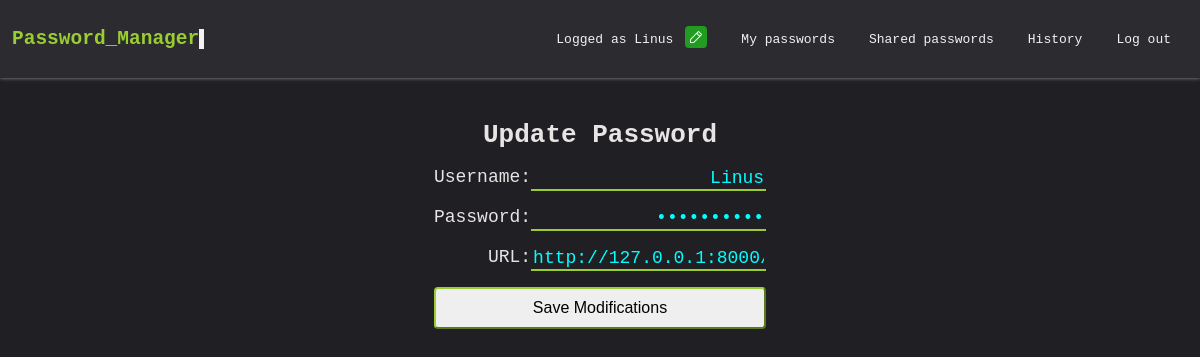
The page /update_item/12 (signed in) on the database as committed earlier.
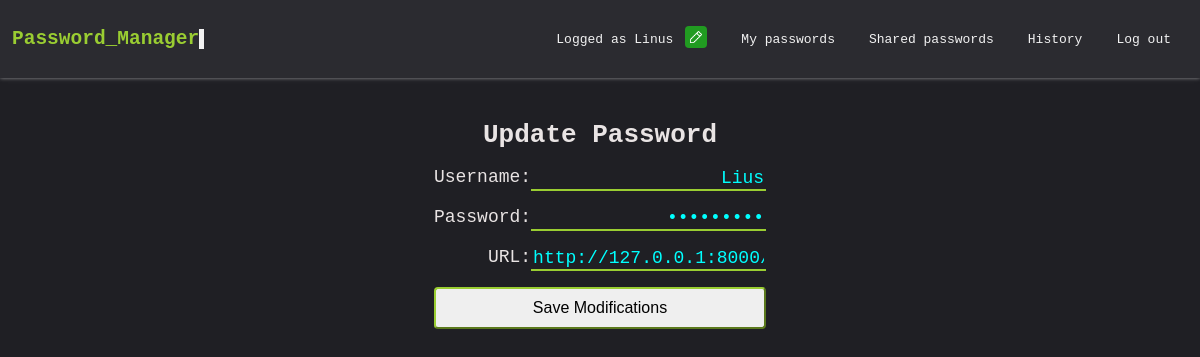
The same page on the database as committed later.
### app/models.py (models this page shows)
class Item(Model):
    user_name = models.CharField(blank=False, null=False, max_length=255)
    password = models.CharField(blank=False, null=False, max_length=255)
    url = models.CharField(blank=False, null=False, max_length=255)
    creation_date = models.DateTimeField(auto_now_add=True)
    last_modification_date = models.DateTimeField(auto_now=True)
    creation_user = models.ForeignKey(User, on_delete=models.CASCADE)
    password_score = models.CharField(blank=False, null=True, max_length=255)

### app/views.py (the view, shortened to what this page needs)
# urls.py: path("update_item/<item_id>", update_item, name="update_item"),
@login_required
@require_http_methods(["GET", "POST"])
def update_item(request, item_id):
    try:
        item = Item.objects.get(id=item_id)
    except Item.DoesNotExist:
        error = "404"
        message = "Password not found"
        return render(
            request,
            "error.html",
            context={
                "message": message,
                "error": error,
            },
        )
    reverse_url = reverse("update_item", args=[item.id])
    item.user_name = crypter.decrypt(item.user_name.encode()).decode()
    item.password = crypter.decrypt(item.password.encode()).decode()
    item.url = crypter.decrypt(item.url.encode()).decode()
    return render(
        request,
        "form_item_update.html",
        context={"item": item, "reverse_url": reverse_url},
    )

### templates/form_item_update.html (shortened to what this page needs)
{% load static %}
<!DOCTYPE html>
<html>
<head>
  <link rel="stylesheet" href="{% static 'css/app.css' %}" type="text/css">
  <link rel="stylesheet" href="{% static 'css/compute_item.css' %}" type="text/css">
  <link rel="stylesheet" href="{% static 'css/navigation_bar.css' %}" type="text/css">
</head>
<body>
  {% include 'navigation_bar.html' %}
  <div class="compute-item">
    <h1>Update Password</h1>
    <form method="POST" action="{{ reverse_url }}" id="updateForm">
      <div class="item-input">
        <label for="username">Username:</label>
      <input type="text" name="username" value="{{item.user_name}}" required>
      </div>
      <div class="item-input">
        <label for="password">Password:</label>
        <input type="password" name="password" value="{{item.password}}" required>
      </div>
      <div class="item-input">
        <label for="url">URL:</label>
        <input type="url" name="url" value="{{item.url}}" required>
      </div>
      <button class="button" type="submit" >Save modifications</button>
    </form>
  </div>
</body>
</html>

Rows that differ between the two databases and show on the page:
changed Item "http://127.0.0.1:8000/accounts/login/": username "Linus" → "Lius"
